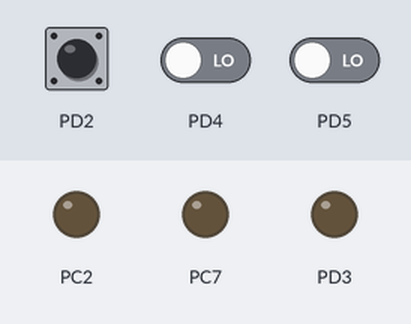
Bench run of a program on a simulated ATmega32, built with avr-gcc and emulated at 16 MHz. On the bench: output pins drawn as LEDs (lit = HIGH). Dashed ring = blinking. The inputs (shaded band) are chosen by the test bench; at power-on: PD2 LOW, PD4 LOW, PD5 LOW.

Above: at 1.2 s.
1.3 s: PD2 pulsed HIGH 5 times (0.12 s each, 0.3 s apart)
At 1.57 s:
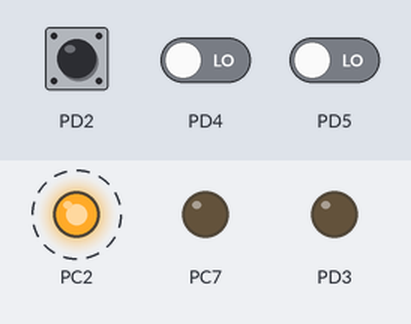
At 3.9 s:
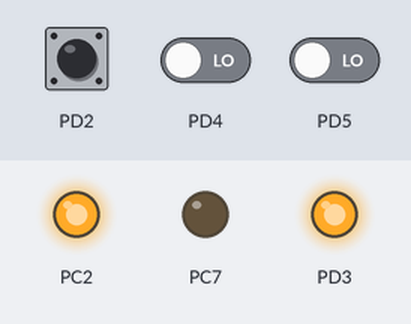
4.3 s: PD2 pulsed HIGH 2 times (0.12 s each, 0.3 s apart)
At 5.6 s:
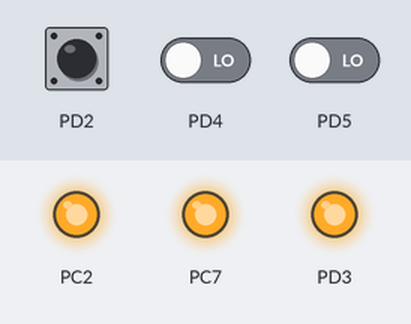
Timing chart, 0 to 7.3 s (numbered marks = the images above; inputs shaded):
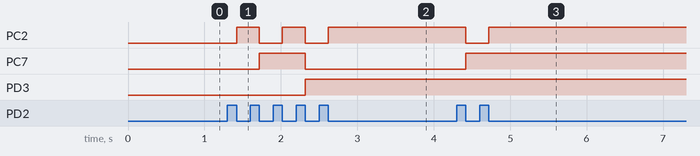

Measured:
- after the input at 1.3 s, PC2: alternates HIGH for 0.30 s and LOW for 0.30 s, 5 changes in all, then stays HIGH, starting after 0.12 s; PC7: LOW → HIGH after 0.42 s, → LOW 0.60 s later; PD3: LOW → HIGH after 1.0 s
- after the input at 4.3 s, PC2: HIGH → LOW after 0.12 s, → HIGH 0.30 s later; PC7: LOW → HIGH after 0.12 s

The program:

main.c
```c
#include "std_types.h"
#include "DIO_Reg.h"
#include "utilities.h"

//#include<avr/delay.h>

int main(){

	// HW init
	set_bit(DDRC, 2); // output
	set_bit(DDRC, 7);
	set_bit(DDRD, 3);

	clear_bit(DDRD, 2);
	clear_bit(DDRD, 6); // input
//	set_bit(PORTD, 2); // internal pull-up resistor
	 u8 counter = 0;

	// super loop
	while(1)
	{
		if(((get_bit(PIND, 2)) == 1) && counter < 7)
		{
			while((get_bit(PIND, 2)) == 1);
			counter++;

			if(get_bit(counter, 0))
				set_bit(PORTC, 2);
			else
				clear_bit(PORTC,2);

			if(get_bit(counter, 1))
				set_bit(PORTC, 7);
			else
				clear_bit(PORTC,7);

			if(get_bit(counter, 2))
				set_bit(PORTD, 3);
			else
				clear_bit(PORTD,3);
		}


		if(((get_bit(PIND, 6)) == 1) && counter > 0)
		{
			while((get_bit(PIND, 6)) == 1);
			counter--;

			if(get_bit(counter, 0))
				set_bit(PORTC, 2);
			else
				clear_bit(PORTC,2);

			if(get_bit(counter, 1))
				set_bit(PORTC, 7);
			else
				clear_bit(PORTC,7);

			if(get_bit(counter, 2))
				set_bit(PORTD, 3);
			else
				clear_bit(PORTD,3);
		}

	}

	return 0;
}
```

utilities.h
```c
#ifndef utilities
#define utilities

#define set_bit(register, bit_number) register |= (1 << bit_number)

#define clear_bit(register, bit_number) register &= ~(1 << bit_number)

#define toggle_bit(register, bit_number) register ^= (1 << bit_number)

#define get_bit(register, bit_number) (register >> bit_number) & 1

#endif
```

DIO_Reg.h
```c
#ifndef DIO_Reg
#define DIO_Reg

#define PORTA *((volatile u8 *)0x3B)
#define DDRA *((volatile u8 *)0x3A)
#define PINA *((volatile u8 *)0x39)

#define PORTB *((volatile u8 *)0x38)
#define DDRB *((volatile u8 *)0x37)
#define PINB *((volatile u8 *)0x36)

#define PORTC *((volatile u8 *)0x35)
#define DDRC *((volatile u8 *)0x34)
#define PINC *((volatile u8 *)0x33)

#define PORTD *((volatile u8 *)0x32)
#define DDRD *((volatile u8 *)0x31)
#define PIND *((volatile u8 *)0x30)

#endif
```

std_types.h
```c
#ifndef std_types
#define std_types

// #pragma pack(1) // remove padding

// unsigned
typedef unsigned char u8;
typedef unsigned short int u16;
typedef unsigned long int u32;
typedef unsigned long long u64;

// signed
typedef signed char s8;
typedef signed short int s16;
typedef signed long int s32;
typedef signed long long s64;

typedef float f32;
typedef double f64;
typedef long double f128;

#endif
```
